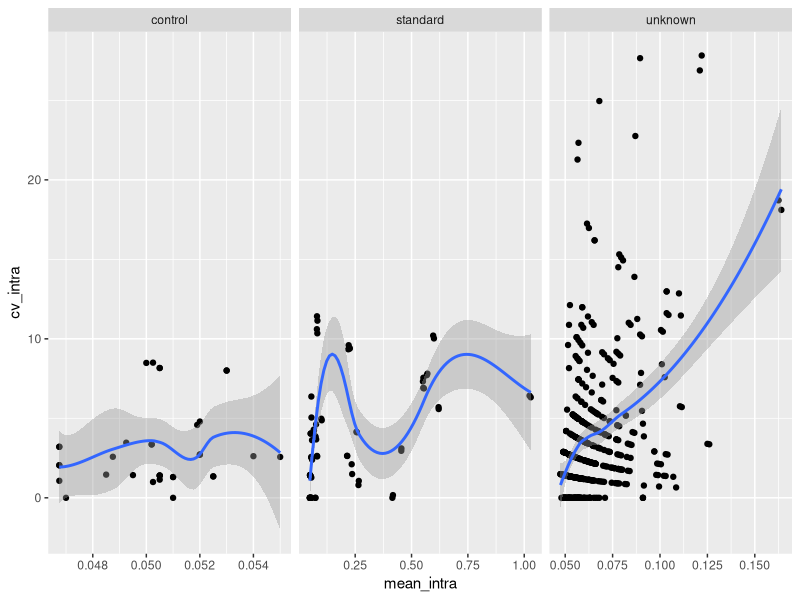
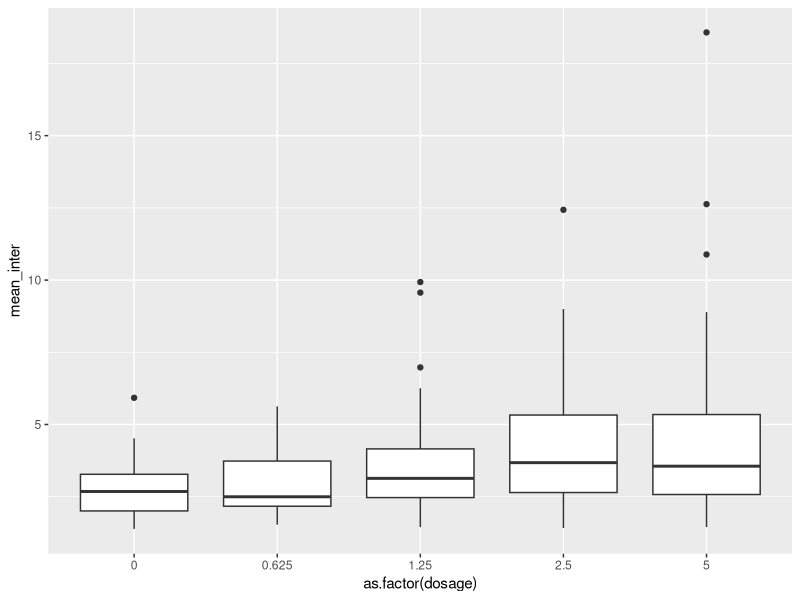

Source code (R) for these figures, in order: (Note: this script raises an error after producing the figures.)
## ---- chunk 1
library("knitr")
opts_chunk$set(fig.width = 8, fig.heigth = 8, cache = FALSE)
## ---- chunk 2
library("dplyr")
library("ggplot2")
library("cowplot")
## ---- chunk 3
anno <- read.delim("../data/annotation.txt", stringsAsFactors = FALSE)
## ---- chunk 4
troponin <- read.delim("../data/troponin.txt", stringsAsFactors = FALSE)
## ---- chunk 5
stopifnot(troponin$dosage[troponin$type == "unknown"] %in% anno$dosage)
cell_line_input <- unique(troponin$cell_line[troponin$type == "unknown"])
cell_line_input <- sort(cell_line_input)
cell_line_valid <- cell_line_input %in% anno$cell_line
names(cell_line_valid) <- cell_line_input
length(cell_line_valid)
sum(cell_line_valid)
cell_line_valid
sort(unique(anno$cell_line))
## ---- chunk 6
anno$dosage[anno$dosage == "C"] <- 0
anno$dosage <- as.numeric(anno$dosage)
troponin$dosage[troponin$dosage == "C"] <- 0
troponin$dosage <- as.numeric(troponin$dosage)

## ---- chunk 7
tr_intra <- troponin %>%
  group_by(experiment, reading, name, type, cell_line, dosage, known_conc) %>%
  summarize(mean_intra = mean(absorbance),
            sd_intra = sd(absorbance),
            cv_intra = sd_intra / mean_intra * 100) %>%
  ungroup
stopifnot(nrow(tr_intra) <= nrow(troponin) / 2)
# There are fewer entries because the experiments on 11/5/15 had fewer samples.
# table(tr_intra$experiment, tr_intra$reading)
## ---- chunk 8
ggplot(tr_intra, aes(x = mean_intra, y = cv_intra)) +
  geom_point() +
  geom_smooth() +
  facet_wrap(~type, scales = "free_x")
## ---- chunk 9
std_curve <- tr_intra %>%
  group_by(experiment, reading) %>%
  do(mod = lm(mean_intra ~ known_conc, data = .)) %>%
  do(data.frame(experiment = .$experiment,
                reading = .$reading,
                intercept = coef(.$mod)[1],
                slope = coef(.$mod)[2],
                r2 = summary(.$mod)$r.squared))
## ---- chunk 10
tr_intra$conc <- NA
for (i in 1:nrow(tr_intra)) {
  std_curve_sub <- std_curve %>%
    filter(experiment == tr_intra$experiment[i],
           reading == tr_intra$reading[i])
  # x = (y - b) / m
  b <- std_curve_sub %>% select(intercept) %>% as.numeric
  m <- std_curve_sub %>% select(slope) %>% as.numeric
  tr_intra$conc[i] <- (tr_intra$mean_intra[i] - b) / m
}
## ---- chunk 11
tr_inter <- tr_intra %>%
  group_by(experiment, name, type, cell_line, dosage, known_conc) %>%
  summarize(mean_inter = mean(conc),
            sd_inter = sd(conc),
            cv_inter = sd_inter / mean_inter * 100) %>%
  ungroup
stopifnot(nrow(tr_inter) == nrow(tr_intra) / 2)
## ---- chunk 12
anno <- anno %>% select(id:dosage)
d <- merge(anno, tr_inter)
dim(d)
length(unique(d$findiv))
## ---- chunk 13
ggplot(d[d$type == "unknown", ], aes(x = as.factor(dosage), y = mean_inter)) +
  geom_boxplot()
## ---- chunk 14
ggplot(d[d$type == "unknown", ], aes(x = dosage, y = mean_inter)) +
  geom_line(aes(color = as.factor(findiv))) +
  theme(legend.position = "none") +
  scale_color_grey()

## ---- chunk 15
sessionInfo()
